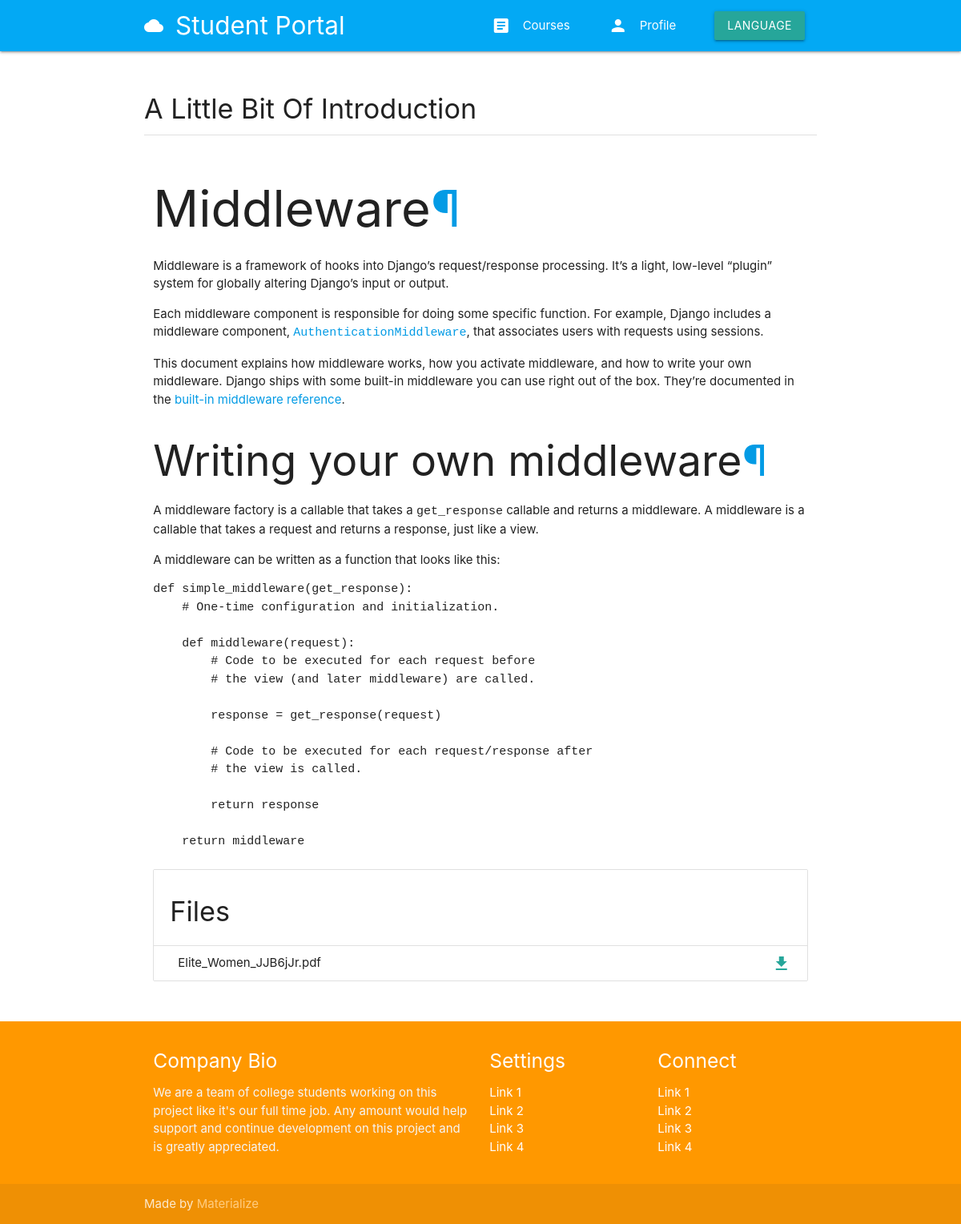
The page /courses/chemistry-101/1/ (signed in) on the database its author committed.
### page/models.py (models this page shows, shortened)
class Page(BaseTimestamp):
    title = models.CharField(max_length=200)
    content = RichTextField()
    teacher = models.ForeignKey(User, related_name='module_pages', on_delete=models.CASCADE)
    module = models.ForeignKey(Module, related_name='pages', on_delete=models.CASCADE)
    files = models.ManyToManyField(PageFiles, blank=True)
    class Meta:
        ordering = ['created_at']

class PageFiles(BaseTimestamp):
    file = models.FileField(upload_to=course_file)
    teacher = models.ForeignKey(User, on_delete=models.CASCADE)
    def get_filename(self):
        return self.file.name.split('/')[-1]

### page/views.py (the view)
# urls.py: path('courses/<slug:course_slug>/<int:page_id>/', page_detail, name='page-detail'),
def page_detail(request, course_slug, page_id):
    course = get_object_or_404(Course, slug=course_slug)
    page = get_object_or_404(Page, pk=page_id)
    completed = Completion.objects.filter(course=course, student=request.user, page=page).exists()
    context = {'course':course, 'page':page, 'completed':completed}
    return render(request, 'page/page_detail.html', context)

### templates/page/page_detail.html (shortened to what this page needs)
{% extends 'base.html' %}
{% load static %}
{% block content %}
{% include 'navigation.html' %}
<div class="container">
    <div class="section">
        <div class="section">
            <h4>{{ page.title|title }}</h4>
            <div class="divider"></div>
        </div>
        <div class="row">
            <div class="col s12">
                {{ page.content | safe }}
            </div>
            <div class="col s12">
                <ul class="collection with-header">
                    <li class="collection-header"><h4>Files</h4></li>
                    {% for file in page.files.all %}
                    <li class="collection-item">
                        <div>{{ file.get_filename }}
                            <a class="secondary-content" href="{{ file.file.url }}" download>
                                <i class="material-icons">download</i>
                            </a>
                        </div>
                    </li>
                    {% endfor %}
                </ul>
            </div>
        </div>
    </div>
</div>
{% include 'footer.html' %}
{% endblock content %}

### rows shown on the page
Page: title "A Little Bit Of Introduction", content "Middleware ¶ Middleware is a framework of hooks into Django’s request/response processing. It’s a light, low-level “plugin” system for globally altering Django’s input or output. Each middleware component is responsible for doing some specific function. For example, Django includes a middleware component, AuthenticationMiddleware , that associates users with requests using sessions. This document explains how middleware works, how you activate middleware, and how to write your own middleware. Django ships with some built-in middleware you can use right out of the box. They’re documented in the built-in middleware reference . Writing your own middleware ¶ A middleware factory is a callable…"
PageFiles: get_filename "Elite_Women_JJB6jJr.pdf"
